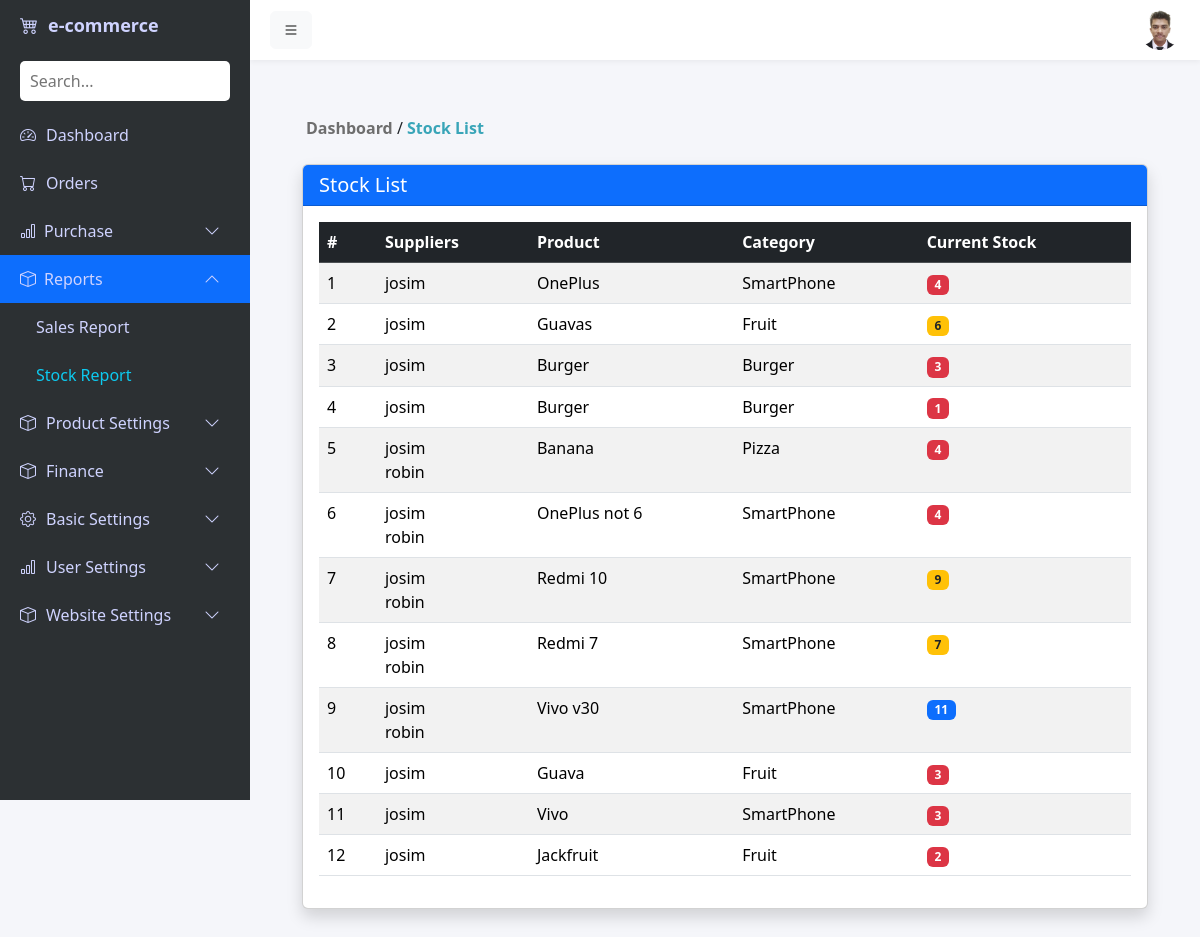
Page /admin-panel/stock/ (signed in) on the committed database.
### products/models.py (models this page shows, shortened)
class Profile(models.Model):
    user = models.OneToOneField(User, on_delete=models.CASCADE)
    phone = models.CharField(max_length=20, blank=True, null=True)
    address = models.TextField(blank=True, null=True)
    image = models.ImageField(upload_to='profile_images/', blank=True, null=True)

class Stock(models.Model):
    product = models.OneToOneField(Product, on_delete=models.CASCADE, related_name='stock')
    quantity = models.PositiveIntegerField(default=0)

class Supplier(models.Model):
    name = models.CharField(max_length=150)
    phone = models.CharField(max_length=20)
    address = models.TextField()

class Product(models.Model):
    name = models.CharField(max_length=50)
    category = models.ForeignKey(Category, on_delete=models.CASCADE, related_name='products')
    product_price = models.DecimalField(max_digits=10, decimal_places=2)
    purchase_price = models.DecimalField(max_digits=10, decimal_places=2)
    description = models.TextField(blank=True)
    image = models.ImageField(upload_to='products/', blank=True, null=True)
    created_at = models.DateTimeField(auto_now_add=True)

class Category(models.Model):
    name = models.CharField(max_length=50)
    description = models.TextField(blank=True)
    created_at = models.DateTimeField(auto_now_add=True)

### products/views.py (the view)
# urls.py: path('admin-panel/stock/', views.stock_list, name='stock_list'),
def stock_list(request):
    stocks = Stock.objects.select_related('product', 'product__category')
    stock_data = []
    for stock in stocks:
        supplier_info = (
            PurchaseItem.objects
            .filter(product=stock.product, purchase__status="Received")
            .values('purchase__supplier__name')
            .annotate(total_qty=Sum('quantity'))
        )
        stock_data.append({
            'stock': stock,
            'suppliers': supplier_info
        })
    context = {
        'stock_data': stock_data
    }
    return render(request, 'stock/stock_list.html', context)

### products/context_processors.py (called while the page is built)
def wishlist_count(request):
    if request.user.is_authenticated:
        count = Wishlist.objects.filter(user=request.user).count()
    else:
        if not request.session.session_key:
            request.session.create()
        count = Wishlist.objects.filter(
            session_key=request.session.session_key
        ).count()
    return {"wishlist_count": count}

### products/templates/stock/stock_list.html (shortened to what this page needs)
{% extends 'base.html' %}
{% block content %}
<div class="text m-3">
    <a href="{% url 'admin_dashboard' %}" style="text-decoration: none; color: #6e6e6e;"><b> Dashboard</b></a>
     /
    <span style="color: #39a5b8;"><b>{% if product %}Product Update{% else %}Stock List{% endif %}</b></span>
</div>
<div class="container mt-4">
    <div class="card shadow">
        <div class="card-header bg-primary text-white">
            <h5 class="mb-0">Stock List</h5>
        </div>
        <div class="card-body">
            <table class="table table-striped">
                <thead class="table-dark">
                    <tr>
                        <th>#</th>
                        <th>Suppliers</th>
                        <th>Product</th>
                        <th>Category</th>
                        <th>Current Stock</th>
                    </tr>
                </thead>
                <tbody>
                    {% for item in stock_data %}
                    <tr>
                        <td>{{ forloop.counter }}</td>
                        <td>
                            {% for sup in item.suppliers %}
                                <div>
                                    {{ sup.purchase__supplier__name }}
                                </div>
                            {% empty %}
                                <span class="text-muted">No Supplier</span>
                            {% endfor %}
                        </td>
                        <td>{{ item.stock.product.name }}</td>
                        <td>{{ item.stock.product.category.name }}</td>
                        <td>
                            {% if item.stock.quantity <= 5 %}
                                <span class="badge bg-danger">
                                    {{ item.stock.quantity }}
                                </span>
                            {% elif item.stock.quantity <= 10 %}
                                <span class="badge bg-warning text-dark">
                                    {{ item.stock.quantity }}
                                </span>
                            {% else %}
                                <span class="badge bg-primary">
                                    {{ item.stock.quantity }}
                                </span>
                            {% endif %}
                        </td>
                    </tr>
                    {% empty %}
                    <tr>
                        <td colspan="6" class="text-center text-muted">
                            No stock available
                        </td>
                    </tr>
                    {% endfor %}
                </tbody>
            </table>
        </div>
    </div>
</div>
{% endblock %}

### auths/templates/admin/topbar.html (shortened to what this page needs)
{% load static %}
<div class="topbar" id="topbar">
    <button class="btn btn-light me-3" id="toggleBtn">
        <i class="bi bi-list"></i>
    </button>
    <div class="ms-auto dropdown">
        {% if request.user.profile.image %}
            <img src="{{ request.user.profile.image.url }}"
                 class="rounded-circle dropdown-toggle"
                 id="profileDropdown"
                 data-bs-toggle="dropdown"
                 width="40"
                 height="40"
                 style="object-fit: cover; cursor: pointer;">
        {% else %}
            <i class="bi bi-person-circle dropdown-toggle"
               id="profileDropdown"
               data-bs-toggle="dropdown"
               style="font-size: 1.8rem; cursor: pointer;"></i>
        {% endif %}
    </div>
</div>

### static/css/nav.css (style rules this page uses)
body { background: #f5f6fa; font-family: 'Segoe UI', sans-serif; }
.topbar { margin-left: 250px; height: 60px; background: #fff; display: flex; align-items: center; padding: 0 20px; box-shadow: 0 2px 5px rgba(0,0,0,0.05); transition: margin-left 0.3s; }

### rows in the picture
Stock: stock.product.name "OnePlus", stock.product.category.name "SmartPhone", stock.quantity "4"
Supplier: purchase__supplier__name "josim"
Stock: stock.product.name "Guavas", stock.product.category.name "Fruit", stock.quantity "6"
Stock: stock.product.name "Burger", stock.product.category.name "Burger", stock.quantity "3"
Stock: stock.product.name "Burger", stock.product.category.name "Burger", stock.quantity "1"
Stock: stock.product.name "Banana", stock.product.category.name "Pizza", stock.quantity "4"
Supplier: purchase__supplier__name "robin"
Stock: stock.product.name "OnePlus not 6", stock.product.category.name "SmartPhone", stock.quantity "4"
Stock: stock.product.name "Redmi 10", stock.product.category.name "SmartPhone", stock.quantity "9"
Stock: stock.product.name "Redmi 7", stock.product.category.name "SmartPhone", stock.quantity "7"
Stock: stock.product.name "Vivo v30", stock.product.category.name "SmartPhone", stock.quantity "11"
Stock: stock.product.name "Guava", stock.product.category.name "Fruit", stock.quantity "3"
Stock: stock.product.name "Vivo", stock.product.category.name "SmartPhone", stock.quantity "3"
Stock: stock.product.name "Jackfruit", stock.product.category.name "Fruit", stock.quantity "2"
